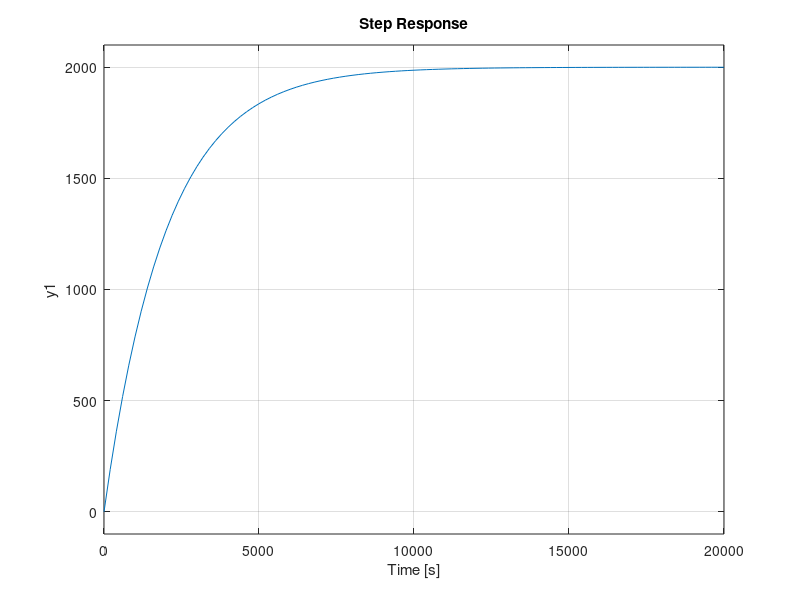

Reproduce this figure in MATLAB. (Note: this script raises an error after producing the figure.)
s = tf('s');
G =1/(s+5*10^-4);
step(G)
syms s t
G =1/(s+5*10^-4);
H1 = (1/s)*G;
c = ilaplace(H1)
A = diff(c,t,2);
x = solve(A)